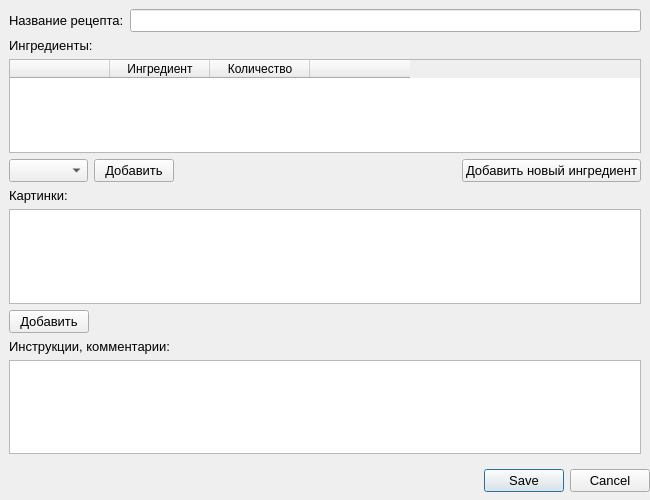
<?xml version="1.0" encoding="UTF-8"?>
<ui version="4.0">
 <class>RecipeEditorWindow</class>
 <widget class="QDialog" name="RecipeEditorWindow">
  <property name="geometry">
   <rect>
    <x>0</x>
    <y>0</y>
    <width>650</width>
    <height>500</height>
   </rect>
  </property>
  <property name="minimumSize">
   <size>
    <width>650</width>
    <height>500</height>
   </size>
  </property>
  <property name="font">
   <font>
    <pointsize>10</pointsize>
   </font>
  </property>
  <property name="windowTitle">
   <string>Редактор рецепта</string>
  </property>
  <layout class="QVBoxLayout" name="verticalLayout">
   <property name="leftMargin">
    <number>0</number>
   </property>
   <property name="topMargin">
    <number>0</number>
   </property>
   <property name="rightMargin">
    <number>0</number>
   </property>
   <property name="bottomMargin">
    <number>8</number>
   </property>
   <item>
    <widget class="QScrollArea" name="scrollArea">
     <property name="frameShape">
      <enum>QFrame::NoFrame</enum>
     </property>
     <property name="widgetResizable">
      <bool>true</bool>
     </property>
     <widget class="QWidget" name="scrollAreaWidgetContents">
      <property name="geometry">
       <rect>
        <x>0</x>
        <y>0</y>
        <width>650</width>
        <height>462</height>
       </rect>
      </property>
      <layout class="QVBoxLayout" name="verticalLayout_2">
       <item>
        <layout class="QFormLayout" name="formLayout">
         <item row="0" column="0">
          <widget class="QLabel" name="label">
           <property name="text">
            <string>Название рецепта:</string>
           </property>
          </widget>
         </item>
         <item row="0" column="1">
          <widget class="QLineEdit" name="inp_title"/>
         </item>
        </layout>
       </item>
       <item>
        <widget class="QLabel" name="label_2">
         <property name="text">
          <string>Ингредиенты:</string>
         </property>
        </widget>
       </item>
       <item>
        <widget class="QTableWidget" name="table_inredients">
         <property name="sizePolicy">
          <sizepolicy hsizetype="Expanding" vsizetype="Preferred">
           <horstretch>0</horstretch>
           <verstretch>0</verstretch>
          </sizepolicy>
         </property>
         <attribute name="horizontalHeaderHighlightSections">
          <bool>false</bool>
         </attribute>
         <attribute name="verticalHeaderVisible">
          <bool>false</bool>
         </attribute>
         <attribute name="verticalHeaderHighlightSections">
          <bool>true</bool>
         </attribute>
         <column>
          <property name="text">
           <string/>
          </property>
         </column>
         <column>
          <property name="text">
           <string>Ингредиент</string>
          </property>
         </column>
         <column>
          <property name="text">
           <string>Количество</string>
          </property>
         </column>
         <column>
          <property name="text">
           <string/>
          </property>
         </column>
        </widget>
       </item>
       <item>
        <layout class="QHBoxLayout" name="horizontalLayout">
         <item>
          <widget class="QComboBox" name="inp_ingredient">
           <property name="sizePolicy">
            <sizepolicy hsizetype="Minimum" vsizetype="Fixed">
             <horstretch>0</horstretch>
             <verstretch>0</verstretch>
            </sizepolicy>
           </property>
          </widget>
         </item>
         <item>
          <widget class="QPushButton" name="btn_ingredient">
           <property name="sizePolicy">
            <sizepolicy hsizetype="Fixed" vsizetype="Fixed">
             <horstretch>0</horstretch>
             <verstretch>0</verstretch>
            </sizepolicy>
           </property>
           <property name="text">
            <string>Добавить</string>
           </property>
          </widget>
         </item>
         <item>
          <spacer name="horizontalSpacer">
           <property name="orientation">
            <enum>Qt::Horizontal</enum>
           </property>
           <property name="sizeHint" stdset="0">
            <size>
             <width>40</width>
             <height>20</height>
            </size>
           </property>
          </spacer>
         </item>
         <item>
          <widget class="QPushButton" name="btn_editIngredients">
           <property name="text">
            <string>Добавить новый ингредиент</string>
           </property>
          </widget>
         </item>
        </layout>
       </item>
       <item>
        <widget class="QLabel" name="label_3">
         <property name="text">
          <string>Картинки:</string>
         </property>
        </widget>
       </item>
       <item>
        <widget class="QTableWidget" name="table_images">
         <attribute name="horizontalHeaderVisible">
          <bool>false</bool>
         </attribute>
         <attribute name="horizontalHeaderHighlightSections">
          <bool>false</bool>
         </attribute>
         <attribute name="verticalHeaderVisible">
          <bool>false</bool>
         </attribute>
         <attribute name="verticalHeaderHighlightSections">
          <bool>false</bool>
         </attribute>
         <column>
          <property name="text">
           <string/>
          </property>
         </column>
         <column>
          <property name="text">
           <string/>
          </property>
         </column>
         <column>
          <property name="text">
           <string/>
          </property>
         </column>
        </widget>
       </item>
       <item>
        <layout class="QHBoxLayout" name="horizontalLayout_2">
         <item>
          <widget class="QPushButton" name="btn_addImage">
           <property name="text">
            <string>Добавить</string>
           </property>
          </widget>
         </item>
         <item>
          <spacer name="horizontalSpacer_2">
           <property name="orientation">
            <enum>Qt::Horizontal</enum>
           </property>
           <property name="sizeHint" stdset="0">
            <size>
             <width>40</width>
             <height>20</height>
            </size>
           </property>
          </spacer>
         </item>
        </layout>
       </item>
       <item>
        <widget class="QLabel" name="label_4">
         <property name="text">
          <string>Инструкции, комментарии:</string>
         </property>
        </widget>
       </item>
       <item>
        <widget class="QTextEditFitText" name="inp_description"/>
       </item>
      </layout>
     </widget>
    </widget>
   </item>
   <item>
    <widget class="QDialogButtonBox" name="buttonBox">
     <property name="orientation">
      <enum>Qt::Horizontal</enum>
     </property>
     <property name="standardButtons">
      <set>QDialogButtonBox::Cancel|QDialogButtonBox::Save</set>
     </property>
    </widget>
   </item>
  </layout>
 </widget>
 <customwidgets>
  <customwidget>
   <class>QTextEditFitText</class>
   <extends>QTextEdit</extends>
   <header>functions.h</header>
  </customwidget>
 </customwidgets>
 <resources/>
 <connections>
  <connection>
   <sender>buttonBox</sender>
   <signal>accepted()</signal>
   <receiver>RecipeEditorWindow</receiver>
   <slot>accept()</slot>
   <hints>
    <hint type="sourcelabel">
     <x>358</x>
     <y>484</y>
    </hint>
    <hint type="destinationlabel">
     <x>157</x>
     <y>274</y>
    </hint>
   </hints>
  </connection>
  <connection>
   <sender>buttonBox</sender>
   <signal>rejected()</signal>
   <receiver>RecipeEditorWindow</receiver>
   <slot>reject()</slot>
   <hints>
    <hint type="sourcelabel">
     <x>426</x>
     <y>490</y>
    </hint>
    <hint type="destinationlabel">
     <x>286</x>
     <y>274</y>
    </hint>
   </hints>
  </connection>
 </connections>
</ui>
